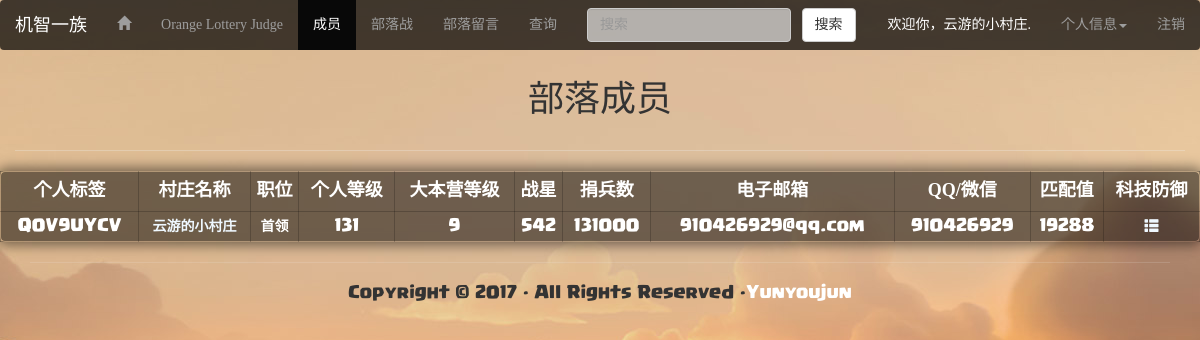
The app's page /clanmember.php (signed in), older data.
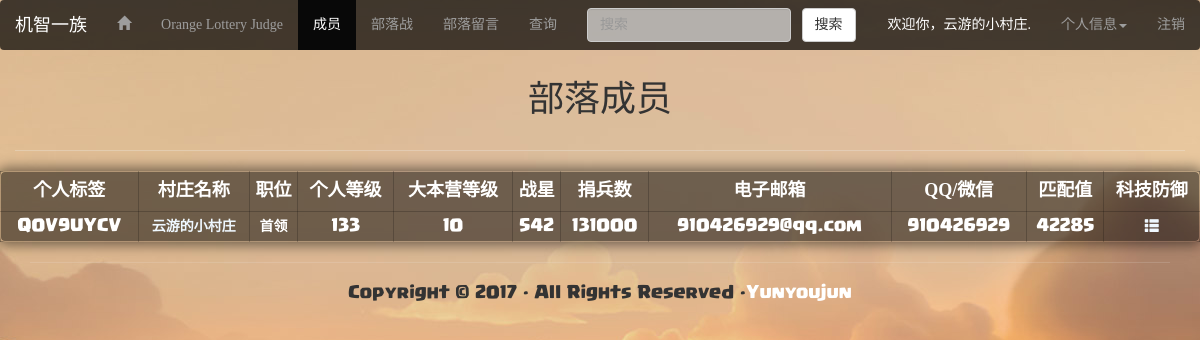
The same page, newer data.
### tables this page shows
CREATE TABLE IF NOT EXISTS `clan` (
  `ClanCode` char(10) NOT NULL,
  `ClanName` varchar(30) NOT NULL,
  `MemberNum` tinyint(4) DEFAULT '1',
  `ClanLevel` tinyint(4) NOT NULL,
  `ClanPassword` varchar(20) NOT NULL,
  `ClanLeader` char(10) NOT NULL,
  `ClanGroup` varchar(20) DEFAULT NULL,
  PRIMARY KEY (`ClanCode`)
);

CREATE TABLE IF NOT EXISTS `clanmember` (
  `Code` char(10) NOT NULL,
  `Password` char(20) NOT NULL,
  `VillageName` char(30) NOT NULL,
  `Position` tinyint(1) NOT NULL,
  `Level` smallint(6) NOT NULL,
  `TownHallLevel` tinyint(4) NOT NULL,
  `Star` smallint(6) NOT NULL,
  `Donation` mediumint(9) NOT NULL,
  `Email` varchar(50) DEFAULT NULL,
  `QQorWechat` char(20) DEFAULT NULL,
  `ClanCode` char(10) NOT NULL,
  `PKMatch` int(11) NOT NULL,
  PRIMARY KEY (`Code`)
);

### clanmember.php (the view, shortened to what this page needs)
<?php require_once('Connections/clandata.php'); ?>
<!DOCTYPE html>
<html lang="en">
<head>
<?php
include("headlink.php");
?>
</head>
<body onLoad="ready()"><?php
include("navbar.php");
?>
    <?php
    		  $sqlclancode=mysql_query("select ClanCode from clanmember where Code='".$_SESSION['MM_Username']."'",$clandata);
		  $infoclancode=mysql_fetch_array($sqlclancode);
		  if($infoclancode['ClanCode']!=null){
		  ?>
<div class="container-fluid">
  <div class="row">
    <div class="col-md-6 col-md-offset-3">
      <h1 class="text-center">部落成员</h1>
    </div>
  </div>
  <hr style="opacity:0.3">
</div>
<div class="container-fluid">
  <div class="row ">
    <div class="text-center " >
    <table align="center" cellpadding="0" cellspacing="0" class="col-md-12 yunyouback" border="1px" >
           <tr style="font-size:large;font-family:'幼圆', '隶书', '华文隶书';font-weight:bold;" height="40">
          <th ><div align="center">个人标签</div></th>
          <th ><div align="center">村庄名称</div></th>
          <th><div align="center">职位</div></th>
          <th ><div align="center">个人等级</div></th>
          <th ><div align="center">大本营等级</div></th>
          <th ><div align="center">战星</div></th>
          <th ><div align="center">捐兵数</div></th>
          <th ><div align="center">电子邮箱</div></th>
          <th ><div align="center">QQ/微信</div></th>
          <th ><div align="center">匹配值</div></th>
          <th ><div align="center">科技防御</div></th>
          </tr>
          <?php
            $sqlmember=mysql_query("select * from clanmember where ClanCode='".$infoclancode['ClanCode']."' order by Code ",$clandata);
             while($infomember=mysql_fetch_array($sqlmember))
		     {
		  ?>
        <tr style="font-family:'Supercell-Magic_5';FONT-WEIGHT:bold;">
          <td height="30"><div align="center"><?php echo $infomember['Code'];?></div></td>
          <td ><div align="center" ><a href="technologydefense.php?Code=<?php echo $infomember['Code'];?>" style="font-weight:bold;"><?php echo $infomember['VillageName'];?></a></div></td>
          <td ><div align="center"><?php if($infomember["Position"]==3) echo "首领";
	  else if($infomember["Position"]==2) echo "副首领";
	  else if($infomember["Position"]==1) echo "长老";
	  else if($infomember["Position"]==0) echo "成员";
	  ?></div></td>
          <td ><div align="center"><?php echo $infomember['Level'];?></div></td>
          <td ><div align="center"><?php echo $infomember['TownHallLevel'];?></div></td>
          <td ><div align="center"><?php echo $infomember['Star'];?></div></td>
          <td ><div align="center"><?php echo $infomember['Donation'];?></div></td>
          <td ><div align="center"><?php echo $infomember['Email'];?></div></td>
          <td ><div align="center"><?php echo $infomember['QQorWechat'];?></div></td>
          <td ><div align="center"><?php echo $infomember['PKMatch'];?></div></td>
          <td >
          <div><a href="technologydefense.php?Code=<?php echo $infomember['Code'];?>"><i class="glyphicon glyphicon-th-list"></i></a></div></td>
          </tr>
          <?php
			 }
			 ?>
   </table>
  </div>
    </div>
  </div>
    <?php
			 }
			 ?>
<?php
include("foot.php");
?>
</body>
</html>

### headlink.php (shortened to what this page needs)
<link href="css/bootstrap.css" rel="stylesheet">
<link href="css/yunyouclan.css" rel="stylesheet">
<link rel="stylesheet" href="css/bootstrap-select.css">
<link href="fonts/font-awesome/css/font-awesome.css" rel="stylesheet">
<link href="css/animations.css" rel="stylesheet">

### navbar.php (shortened to what this page needs)
<header class="header fixed clearfix navbar navbar-fixed-top">
<nav class="navbar  navbar-inverse" style="background-color:rgba(0,0,0,0.7);">
 <?php
$logoutAction = $_SERVER['PHP_SELF']."?doLogout=true";
$logoutClanAction = $_SERVER['PHP_SELF']."?doLogoutClan=true";
?>
  <div class="container-fluid">
    <div class="navbar-header">
      <?php
		if(isset($_SESSION['MM_Clan'])){
$clanName = mysql_query ( "select ClanName from clan where ClanCode='".$_SESSION['MM_Clan']."'",$clandata);
$cname = mysql_fetch_array($clanName);
$_SESSION['ClanName'] = $cname['ClanName'];
      $sqljoin=mysql_query("select count(*) as total from joinclan where ClanCode='".$_SESSION['MM_Clan']."'",$clandata);
      $infojoin=mysql_fetch_array($sqljoin);
			?>
 <ul class="nav navbar-nav">
    <li class="dropdown" id="myclan"><a href="#" class="dropdown-toggle navbar-brand" data-toggle="dropdown" role="button" aria-expanded="false"><?php echo  $_SESSION['ClanName'];?><span class="caret"></span></a>
          <ul class="dropdown-menu"  role="menu" style="filter:alpha(opacity=0);">
            <li id="claninfo"><a href="claninfo.php">部落信息</a></li>
            <li id="clanmanage"><a href="clanmanage.php">成员管理&nbsp;<?php if($infojoin['total']>0){?><span class="badge"><?php echo $infojoin['total'];?><?php } ?></span></a></li>
            <li id="clanwar"><a href="clanwar.php">部落战</a></li>
            <li id="clanwordmanage"><a href="clanwordmanage.php">部落留言</a></li>
            <li class="divider" ></li>
           <li><a href="<?php echo $logoutClanAction ?>">注销部落</a></li>
          </ul>
        </li>
        </ul>
            <?php
		}else{?>
     <?php if(isset($_SESSION['MM_Username'])){
  ?>
		<a class="navbar-brand" href="clanlogin.php" >
     <?php
          $myclancode = mysql_query ( "select ClanCode from clanmember where Code='".$_SESSION['MM_Username']."'",$clandata);
@$myccode = mysql_fetch_array($myclancode);
     $myclanName = mysql_query ( "select ClanName from clan where ClanCode='".$myccode['ClanCode']."'",$clandata);
@$mycname = mysql_fetch_array($myclanName);
 if($myccode['ClanCode']!=""){
	  echo $mycname['ClanName']."</a>";
  }else echo "部落</a>";
} }
	  ?>
      </div>
    <div class="collapse navbar-collapse" id="defaultNavbar1">
      <ul class="nav navbar-nav">
      <li id="mainpage" ><a href="welcome.php"><span  class="glyphicon glyphicon-home"></span></a></li>
      <li id="orange_lottery_judge" ><a href="orange-lottery-judge.php">Orange Lottery Judge</a></li>
       <?php if(isset($_SESSION['MM_Username'])){
  ?>
        <li id="clanmember"><a href="clanmember.php">成员<span class="sr-only"></span></a></li>
        <li id="clanwarformember"><a href="clanwarformember.php">部落战</a></li>
        <li id="clanword"><a href="clanword.php">部落留言</a></li>
        <li id="search"><a href="search.php">查询</a></li>
 <?php } ?>
      </ul>
     <?php if(isset($_SESSION['MM_Username'])){
  ?>
      <form class="navbar-form navbar-left" role="search" action="search.php" method="get">
        <div class="form-group">
          <input  type="text" class="form-control" name="keyword" id="keyword" placeholder="搜索"
          <?php  if(@isset($_SESSION['keyword'])) echo "value='".$_SESSION['keyword']."'";?>>
        </div>&nbsp;&nbsp;
        <button type="submit" class="btn btn-default" >搜索</button>
      </form>
     <?php } ?>
      <ul class="nav navbar-nav navbar-right">
      <?php
		if(isset($_SESSION['MM_Username'])){
      $sqlVillageName=mysql_query("select VillageName from clanmember where Code='".$_SESSION['MM_Username']."'",$clandata);
      $infoVillageName=mysql_fetch_array($sqlVillageName);
			?>
      <li ><a style="color:rgba(255,255,255,1.00);">欢迎你，<?php echo $infoVillageName['VillageName'];?>.</a></li>
      <li class="dropdown" id="basicinfo"><a href="#" class="dropdown-toggle" data-toggle="dropdown" role="button" aria-expanded="false">个人信息<span class="caret"></span></a>
        </li>
        <li><a href="<?php echo $logoutAction ?>">注销</a></li>
        <?php
		}else{
		?>
        <li><a href="index.php">登录</a></li>
        <li><a href="register.php">注册</a></li>
        <?php
		}
		?>
      </ul>
    </div>
  </div>
</nav>
</header>

### foot.php (shortened to what this page needs)
<div class="container">
<hr>
<div class="row">
  <div class="text-center col-md-6 col-md-offset-3">
    <p style="font-family:'Supercell-Magic_5';">Copyright &copy; 2017 &middot; All Rights Reserved &middot;<a style="color:#FFFFFF;" href="http://www.yunyoujun.online" target="_blank">Yunyoujun</a></p>
  </div>
</div>
</div>

### css/yunyouclan.css (style rules this page uses)
.yunyouback { background-color:rgba(0,0,0,0.5); padding: 5px; border: 1px solid rgba(0,0,0,.2); -moz-border-radius: 5px; -webkit-border-radius: 5px; border-radius: 5px; -moz-background-clip: padding; -webkit-background-clip: padding-box; background-clip: padding-box; -moz-box-shadow: 0 0 13px 3px rgba(0,0,0,.5); -webkit-box-shadow: 0 0 13px 3px rgba(0,0,0,.5); box-shadow: 0 0 13px 3px rgba(0,0,0,.5); color:rgba(255,255,255,1.00); }
A:link { COLOR: #EFF8FF; TEXT-DECORATION: none }
table { border: 1px solid rgba(0,0,0,.2); }
body { padding-top: 60px; font-family:"微软雅黑","幼圆", "楷体", "隶书", "华文隶书", "黑体", "华文行楷"; background-image: url(../images/loginback.jpg); background-attachment:fixed; background-size:cover; position: relative; background-repeat: no-repeat; background-position:center; }
button { background: linear-gradient(-45deg, #ffffff, #000000); outline: none; overflow: hidden; position: relative; padding: 10px 20px; border: none; border-radius: 10px; }
button:before { content: ''; background: rgba(255, 255, 255, 0.3); height: 100%; width: 65px; position: absolute; top: 0; left: -180%; transform: skew(-45deg); transition: 0s; }
hr { opacity:0.15; }
.navbar-inverse { background-color:rgba(0,0,0,0.50); border:none; }
.nav > li > a { color: #AAA; }

### clanmember.php (style rules this page uses)
body { padding-top: 60px; font-family:"微软雅黑","幼圆", "楷体", "隶书", "华文隶书", "黑体", "华文行楷"; background-image: url(images/loginback.jpg); background-attachment:fixed; background-size:auto; position: relative; background-repeat: no-repeat; background-position:center; }

Row changes from the older to the newer data that the page shows:
changed clanmember "Q0V9UYCV": Level "131" → "133"; TownHallLevel "9" → "10"; PKMatch "19288" → "42285"
